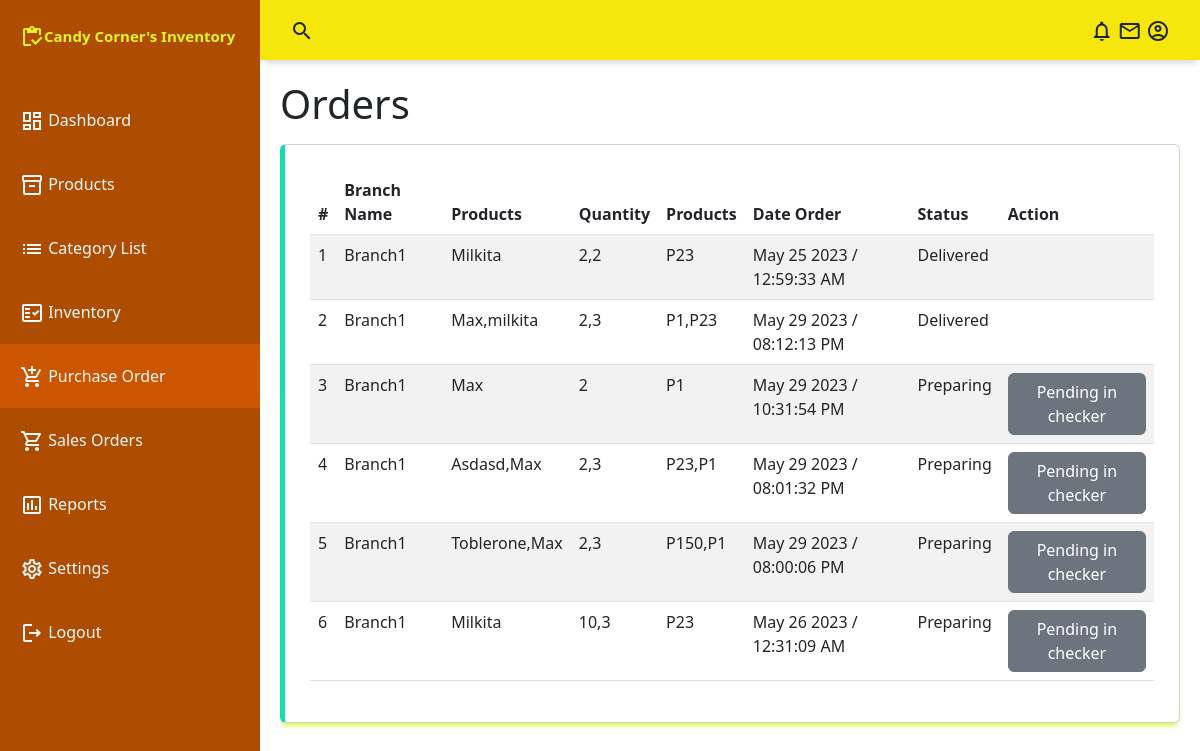
The app's page /admin/orders.php, older data.
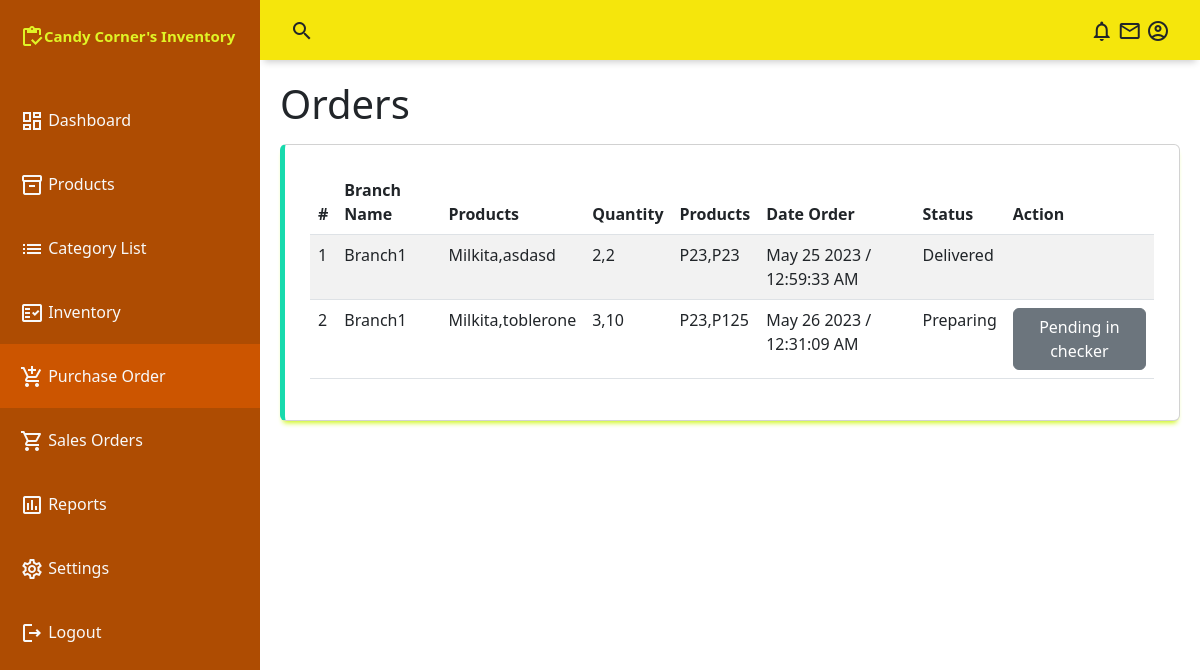
The same page, newer data.
### tables this page shows
CREATE TABLE `orders` (
  `order_id` int(255) NOT NULL,
  `order_united_id` int(255) NOT NULL,
  `order_product_id` int(255) NOT NULL,
  `order_quantity` int(11) NOT NULL,
  `order_date` datetime NOT NULL DEFAULT current_timestamp(),
  `order_status` int(11) NOT NULL DEFAULT 0,
  `order_user_id` int(11) NOT NULL
);

CREATE TABLE `users` (
  `u_id` int(255) NOT NULL,
  `u_email` text NOT NULL,
  `u_password` text NOT NULL,
  `u_name` text NOT NULL,
  `u_type` int(255) NOT NULL DEFAULT 0,
  `u_status` int(255) NOT NULL DEFAULT 0
);

### conn/config.php (called while the page is built, shortened)
<?php
	class db_connect{
		public $host = db_host;
		public $user = db_user;
		public $pass = db_pass;
		public $name = db_name;
		public function connect(){
			$this->conn = new mysqli($this->host, $this->user, $this->pass, $this->name);
		}
	}
	function statusReport($status){
		if($status == 0){
			return "Pending";
		}else if($status==1){
			return "Rejected";
		}else if($status==2){
			return "Preparing";
		}else if($status==3){
			return "Waiting for delivery";
		}else if($status==4){
			return "On the way";
		}else if($status==5){
			return "Delivered";
		}
	}
?>

### conn/class.php (called while the page is built, shortened)
<?php
	require_once'config.php';
	class db_class extends db_connect{
		public function selectOrders(){
			$query=$this->conn->prepare("SELECT *,
			GROUP_CONCAT(prod_name SEPARATOR ',') as grp_prodname,
			GROUP_CONCAT(order_quantity SEPARATOR ',') as grp_quantity,
			GROUP_CONCAT(prod_price SEPARATOR ',') as grp_price,
			GROUP_CONCAT('P',prod_price SEPARATOR ',') as grp_prices,
			DATE_FORMAT(order_date, '%M %d %Y /  %h:%i:%s %p ') as order_date
			FROM `orders` as a
			LEFT JOIN products as b
			ON a.order_product_id = b.prod_id
			LEFT JOIN category as c
			ON b.prod_category = c.category_id
			LEFT JOIN users as d
            ON a.order_user_id = d.u_id
			GROUP BY order_united_id") or die($this->conn->error);
			if($query->execute()){
				$result = $query->get_result();
				return $result;
			}
		}
	}
?>

### admin/orders.php (the view, shortened to what this page needs)
<?php
include("../conn/class.php");
$db=new db_class();
include("include/navbar.php");
include("include/sidebar.php");
?>
    <main class="main-container" style="z-index:2">
        <div class="fluid-container">
            <h1 class="mb-3">Orders</h1>
            <div class="table-responsive card">
                <table id="example" class="table table-striped" style="width:100%">
                    <thead>
                        <tr>
                            <th>#</th>
                            <th>Branch Name</th>
                            <th>Products</th>
                            <th>Quantity</th>
                            <th>Products</th>
                            <th>Date Order</th>
                            <th>Status</th>
                            <th>Action</th>
                        </tr>
                    </thead>
                    <tbody id="tbody">
                       <?php
                        $result= $db->selectOrders();
                        $i=1;
                        while($row=$result->fetch_array()){
                            $status = $row['order_status'];
                            $id = $row['order_united_id'];
                            $user_id = $row['order_user_id'];
                            $action="";
                            if($status==0){
                                $accept = status($id,$user_id,2,'Accept');
                                $decline = status($id,$user_id,1,'Decline');
                                $action = $accept.$decline;
                            }else if($status==2){
                                $action="<button class='btn btn-secondary'>Pending in checker</button>";
                            }else if($status==1){
                                $action="<button class='btn btn-danger'>Not Available</button>";
                            }
                            $status = statusReport($row['order_status']);
                            echo
                            '<tr>
                                <td>'.$i.'</td>
                                <td>'.ucfirst($row['u_name']).'</td>
                                <td>'.ucfirst($row['grp_prodname']).'</td>
                                <td>'.ucfirst($row['grp_quantity']).'</td>
                                <td>'.ucfirst($row['grp_prices']).'</td>
                                <td>'.ucfirst($row['order_date']).'</td>
                                <td>'.$status.'</td>
                                <td>
                                    '.$action.'
                                </td>
                            </tr>';
                            $i++;
                        }
                       ?>
                    </tbody>
                </table>
            </div>
        </div>
    </main>

Row changes from the older to the newer data that the page shows:
removed orders: users.u_name "Branch1", grp_prodname "Max,milkita", grp_quantity "2,3", grp_prices "P1,P23", order_date "May 29 2023 / 08:12:13 PM", order_status "Delivered"
removed orders: users.u_name "Branch1", grp_prodname "Max", grp_quantity "2", grp_prices "P1", order_date "May 29 2023 / 10:31:54 PM", order_status "Preparing", shows "Pending in checker"
removed orders: users.u_name "Branch1", grp_prodname "Asdasd,Max", grp_quantity "2,3", grp_prices "P23,P1", order_date "May 29 2023 / 08:01:32 PM", order_status "Preparing", shows "Pending in checker"
removed orders: users.u_name "Branch1", grp_prodname "Toblerone,Max", grp_quantity "2,3", grp_prices "P150,P1", order_date "May 29 2023 / 08:00:06 PM", order_status "Preparing", shows "Pending in checker"
no longer on this page (row unchanged): orders: users.u_name "Branch1", grp_prodname "Milkita", grp_quantity "10,3", grp_prices "P23", order_date "May 26 2023 / 12:31:09 AM", order_status "Preparing", shows "Pending in checker"
computed for orders "Delivered": grp_prodname "Milkita" → "Milkita,asdasd"; grp_prices "P23" → "P23,P23"
now on this page (row unchanged): orders: users.u_name "Branch1", grp_prodname "Milkita,toblerone", grp_quantity "3,10", grp_prices "P23,P125", order_date "May 26 2023 / 12:31:09 AM", order_status "Preparing", shows "Pending in checker"
